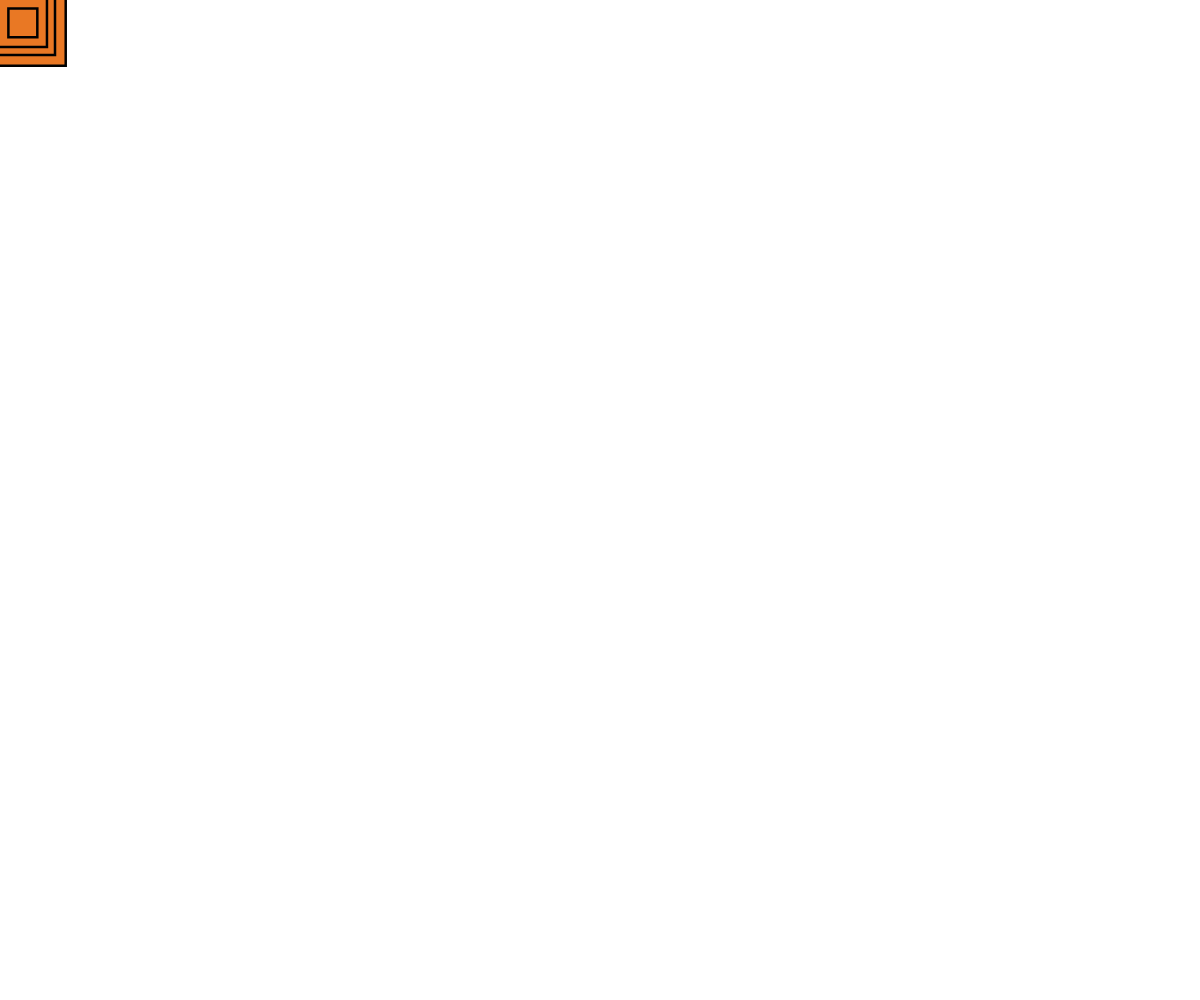
Frame 1 (no input)
Frame 60 (no input): identical to frame 1, image omitted
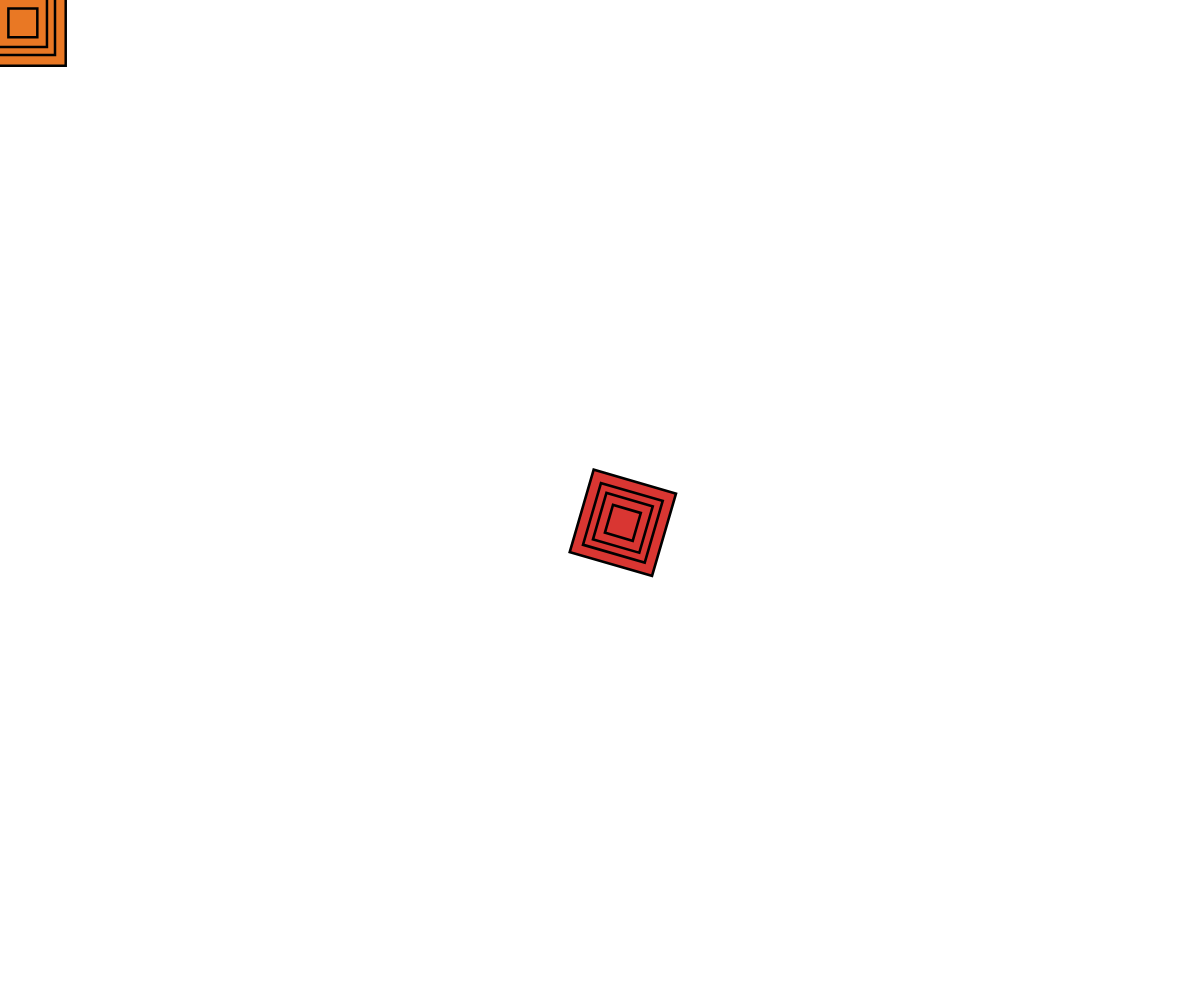
Frame 120 (the mouse pressed at the canvas centre since frame 60)

The p5.js sketch that drew these frames (run headless with seeded random() and noise() and a simulated clock; from frame 60 on, the mouse is pressed at the canvas centre):

// p5.js sketch
// ── sketch.js
let cube;
let cubes = [];
let x;
let y;
let size;
let redColor;
let black;
let gold;
let orange;
let blueColor;
let periwinkle;
let colorList = [];
let angle = 0;
let centerX;
let centerY; 



function setup() {
  createCanvas(windowWidth, windowHeight);
  size = random(50, 100);
  black = color(0, 0, 0);
  redColor = color(217, 54, 50);
  gold = color(229, 172, 50);
  orange = color(233, 120, 36);
  blueColor = color(0, 0, 128);
  periwinkle = color(102, 103, 171);
  colorList = [orange, redColor, gold];

}

function windowResized() {
  resizeCanvas(windowWidth, windowHeight);
}
function mouseMoved() {
      cube = new Cube();
      cubes.push(cube);
  }

function draw() {
  background(255);
  angle -= 0.1;
  
  for (let cube of cubes) {
    cube.render();
  }  
  
}

class Cube {
  constructor() {
    
    this. x = mouseX - 20;
    this.startx = this.x;
    this.y = mouseY - 20;
    this.size = size;
    this.colorChoice = random(colorList);
    this.thickness = random(1, 3);
    this.angle = angle;
    
  }
    update() {
    
  }
  render() {
    push();
    
    stroke(black);
    strokeWeight(this.thickness);
    fill(this.colorChoice);

    translate(this.x + this.size / 2, this.y + this.size /2 );
    
    rotate(this.angle);
    
    //this loop will draw squares within squares
    let scaleFactor = 1;

    for (let i = 0; i < 4; i++) {
      let s = this.size * scaleFactor;

      if (i === 3) {
        s *= 0.8;
      }
      
      rect(-s /2, -s / 2, s, s);
      scaleFactor *= 0.75;  
    }


    pop();
  }
}
